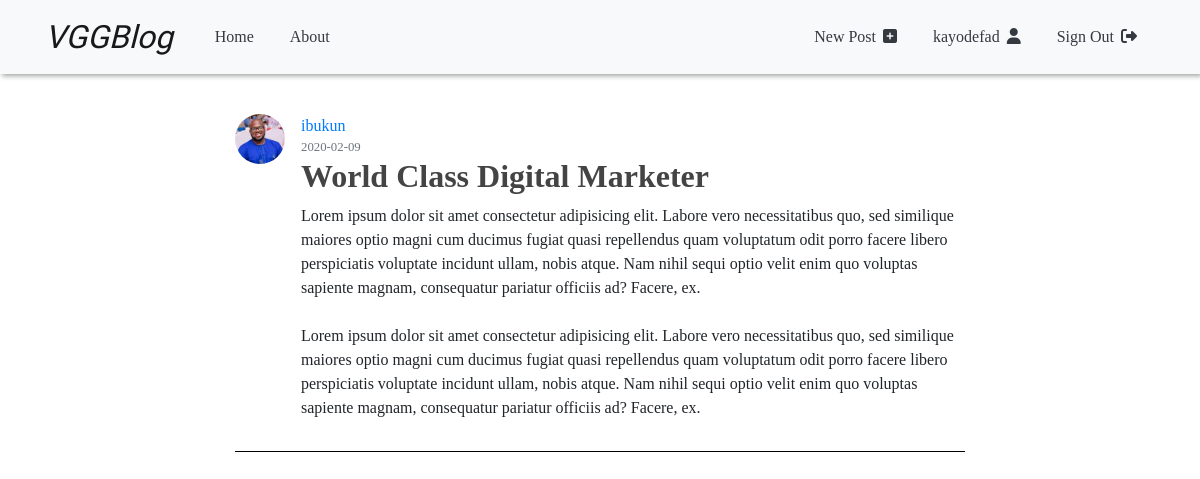
The app's page /post/2 (signed in) with its own data.
### vggblog/models.py (models this page shows, shortened)
class User(db.Model, UserMixin):
  id = db.Column(db.Integer, primary_key=True)
  username = db.Column(db.String(20), unique=True, nullable=False)
  email = db.Column(db.String(120), unique=True, nullable=False)
  image_file = db.Column(db.String(20), nullable=False, default='default.jpg')
  password = db.Column(db.String(60), nullable=False)
  posts = db.relationship('Post', backref='author', lazy=True)

class Post(db.Model):
  id = db.Column(db.Integer, primary_key=True)
  title = db.Column(db.String(100), nullable=False)
  date_posted = db.Column(db.DateTime, nullable=False, default=datetime.utcnow)
  content = db.Column(db.Text, nullable=False)
  user_id = db.Column(db.Integer, db.ForeignKey('user.id'), nullable=False)

### vggblog/routes.py (the view)
@app.route('/post/<int:post_id>')
def post(post_id):
  post = Post.query.get_or_404(post_id)
  return render_template('post.html', title=post.title, post=post)

### vggblog/models.py (called while the page is built)
@login_manager.user_loader
def load_user(user_id):
  return User.query.get(int(user_id))

### vggblog/templates/post.html (shortened to what this page needs)
{% extends "layout.html" %}
{% block content %}
  <article class="media content-section">
    <img class="rounded-circle article-img" src="{{url_for('static', filename='profile_pics/' + post.author.image_file)}}" alt="">
    <div class="media-body">
      <div class="article-metadata">
        <a class="mr-2" href="#">{{ post.author.username }}</a>
        <small class="text-muted">{{ post.date_posted.strftime('%Y-%m-%d') }}</small>
      </div>
      <h2 class="article-title">{{ post.title }}</h2>
      <p class="article-content">{{ post.content }}</p>
    </div>
  </article>
{% endblock content %}

### vggblog/templates/layout.html (shortened to what this page needs)
<!DOCTYPE html>
<html lang="en">
  <head>
    <link
      rel="stylesheet"
      href="https://stackpath.bootstrapcdn.com/bootstrap/4.4.1/css/bootstrap.min.css"
    />
    <link rel="stylesheet" type="text/css" href="{{ url_for('static', filename='main.css') }}">
  </head>
  <body>
    <header class="site-header">
      <nav class="navbar navbar-expand-md navbar-light bg-light">
        <div class="container">
          <a class="navbar-brand mr-4" href="{{ url_for('home') }}">VGGBlog</a>
          <div class="collapse navbar-collapse" id="navbarToggle">
            <div class="navbar-nav mr-auto">
              <a class="nav-item nav-link text-dark" href="{{ url_for('home') }}">Home</a>
              <a class="nav-item nav-link text-dark" href="{{ url_for('about') }}">About</a>
            </div>
            <div class="navbar-nav">
              {% if current_user.is_authenticated %}
              <a class="nav-item nav-link text-dark" href="{{ url_for('new_post') }}">New Post <i class="fas fa-plus-square"></i></a>
              <a style="text-transform: lowercase;" class="nav-item nav-link text-dark" href="{{ url_for('account') }}">{{current_user.username}} <i class="fas fa-user"></i></a s>
              <a class="nav-item nav-link text-dark" href="{{ url_for('logout') }}">Sign Out <i class="fas fa-sign-out-alt"></i></a>
              {% else %}
              <a class="nav-item nav-link text-dark" href="{{ url_for('login') }}">Sign In <i class="fas fa-sign-in-alt"></i></a>
              <a class="nav-item nav-link text-dark" href="{{ url_for('register') }}">Become a Member <i class="fas fa-hand-point-right"></i></a>
              {% endif %}
            </div>
          </div>
        </div>
      </nav>
    </header>
    <main role="main" class="container">
    <div class="row">
      <div class="col-md-8 mx-auto">
        {% block content %}{% endblock %}
      </div>
    </div>
    </main>
  </body>
</html>

### vggblog/static/main.css (style rules this page uses)
body { font-family: Cambria, Cochin, Georgia, Times, 'Times New Roman', serif; }
h1, h2, h3, h4, h5, h6 { color: #444444; }
header { position: sticky; top: 0; z-index: 50; box-shadow: 2px 2px 5px rgb(161, 163, 163); }
.site-header .navbar-brand { font-family: 'Cookie', cursive; font-style: italic; font-size: 2rem; }
.site-header .navbar-nav .nav-link { color: #cbd5db; margin: 0 10px; }
.site-header .navbar-nav i { margin-left: 3px; }
main { margin-top: 2.5rem; }
.content-section { margin-bottom: 40px; padding-bottom: 15px; border-bottom: 1px solid #000; }
.article-title { color: #444444; font-weight: bold; }
.article-content { white-space: pre-line; }
.article-img { height: 50px; width: 50px; margin-right: 16px; }
.article-metadata { display: flex; flex-direction: column; }

### records on screen
User: username "kayodefad"
User: image_file (picture), author.username "ibukun"
Post: date_posted "2020-02-09", title "World Class Digital Marketer", content "Lorem ipsum dolor sit amet consectetur adipisicing elit. Labore vero necessitatibus quo, sed similique maiores optio magni cum ducimus fugiat quasi repellendus quam voluptatum odit porro facere libero perspiciatis voluptate incidunt ullam, nobis atque. Nam nihil sequi optio velit enim quo voluptas sapiente magnam, consequatur pariatur officiis ad? Facere, ex. Lorem ipsum dolor sit amet consectetur adipisicing elit. Labore vero necessitatibus quo, sed similique maiores optio magni cum ducimus fugiat quasi repellendus quam voluptatum odit porro facere libero perspiciatis voluptate incidunt ullam, nobis atque. Nam nihil sequi optio velit enim quo voluptas sapiente magnam, consequatur pariatur…"
